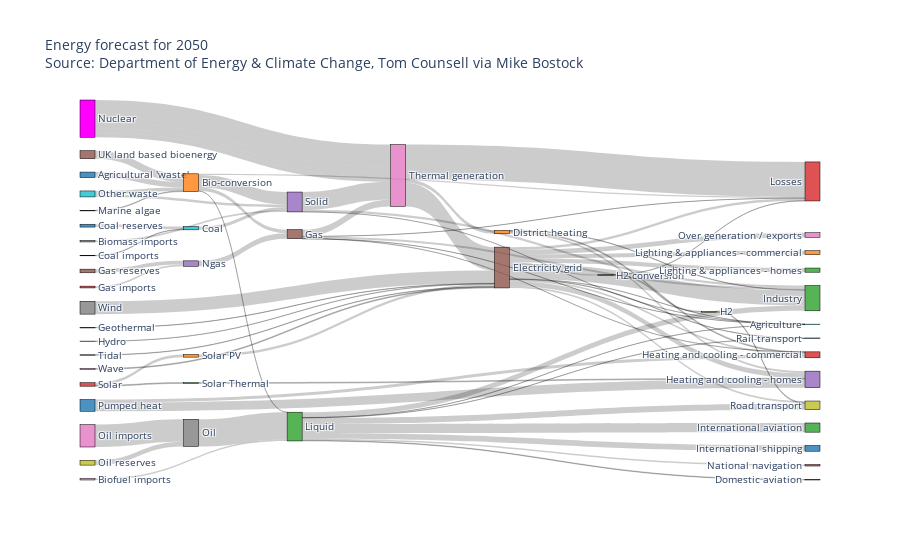

Notebook source saved alongside this figure:
### Markdown cell above
<h3 id="More-complex-Sankey-diagram">More complex Sankey diagram<a class="anchor-link" href="#More-complex-Sankey-diagram">¶</a></h3>

### Code cell
import urllib, json

url = 'https://raw.githubusercontent.com/plotly/plotly.js/master/test/image/mocks/sankey_energy.json'
response = urllib.request.urlopen(url)
data = json.loads(response.read().decode('utf-8'))
fig = go.Figure(data=[go.Sankey(
    valueformat = ".0f",
    valuesuffix = "TWh",
    # Define nodes
    node = dict(
      pad = 15,
      thickness = 15,
      line = dict(color = "black", width = 0.5),
      label =  data['data'][0]['node']['label'],
      color =  data['data'][0]['node']['color']
    ),
    # Add links
    link = dict(
      source =  data['data'][0]['link']['source'],
      target =  data['data'][0]['link']['target'],
      value =  data['data'][0]['link']['value'],
      label =  data['data'][0]['link']['label']
  ))])

fig.update_layout(title_text="Energy forecast for 2050<br>Source: Department of Energy & Climate Change, Tom Counsell via <a href='https://bost.ocks.org/mike/sankey/'>Mike Bostock</a>",
                  font_size=10)
fig.show()

### Figure 1 — Plotly figure (JSON) as saved in the notebook; plotly's stock layout.template omitted (floating-point values rounded to 4 significant figures)
{"data": [{"link": {"label": ["stream 1", "", "", "", "stream 1", "", "", "", "", "", "", "", "", "", "", "", "", "", "", "", "", "", "", "", "", "", "", "", "", "", "stream 1", "", "", "", "", "", "", "", "", "", "", "", "", "", "", "", "Old generation plant (made-up)", "New generation plant (made-up)", "", "", "", "", "", "", "", "", "", "", "", "", "", "", "", "", "", "", "", "", "", "", ""], "source": [0, 1, 1, 1, 1, 6, 7, 8, 10, 9, 11, 11, 11, 15, 15, 15, 15, 15, 15, 15, 15, 15, 15, 15, 23, 25, 5, 5, 5, 5, 5, 27, 17, 17, 28, 29, 2, 2, 2, 2, 2, 2, 2, 2, 34, 24, 35, 35, 36, 38, 37, 39, 39, 40, 40, 41, 42, 43, 43, 4, 4, 4, 26, 26, 26, 44, 45, 46, 47, 35, 35], "target": [1, 2, 3, 4, 5, 2, 4, 9, 9, 4, 12, 13, 14, 16, 14, 17, 12, 18, 19, 13, 3, 20, 21, 22, 24, 24, 13, 3, 26, 19, 12, 15, 28, 3, 18, 15, 12, 30, 18, 31, 32, 19, 33, 20, 1, 5, 26, 26, 37, 37, 2, 4, 1, 14, 13, 15, 14, 42, 41, 19, 26, 12, 15, 3, 11, 15, 1, 15, 15, 26, 26], "value": [124.7, 0.597, 26.86, 280.3, 81.14, 35, 35, 11.61, 63.97, 75.57, 10.64, 22.5, 46.18, 104.5, 113.7, 27.14, 342.2, 37.8, 4.412, 40.86, 56.69, 7.863, 90.01, 93.49, 40.72, 82.23, 0.129, 1.401, 151.9, 2.096, 48.58, 7.013, 20.9, 6.242, 20.9, 6.995, 121.1, 128.7, 135.8, 14.46, 206.3, 3.64, 33.22, 4.413, 14.38, 123.0, 500, 140.0, 504.3, 107.7, 612.0, 56.59, 77.81, 193.0, 70.67, 59.9, 19.26, 19.26, 59.9, 0.882, 400.1, 46.48, 525.5, 787.1, 79.33, 9.452, 182.0, 19.01, 289.4, 100, 100]}, "node": {"color": ["rgba(31, 119, 180, 0.8)", "rgba(255, 127, 14, 0.8)", "rgba(44, 160, 44, 0.8)", "rgba(214, 39, 40, 0.8)", "rgba(148, 103, 189, 0.8)", "rgba(140, 86, 75, 0.8)", "rgba(227, 119, 194, 0.8)", "rgba(127, 127, 127, 0.8)", "rgba(188, 189, 34, 0.8)", "rgba(23, 190, 207, 0.8)", "rgba(31, 119, 180, 0.8)", "rgba(255, 127, 14, 0.8)", "rgba(44, 160, 44, 0.8)", "rgba(214, 39, 40, 0.8)", "rgba(148, 103, 189, 0.8)", "rgba(140, 86, 75, 0.8)", "rgba(227, 119, 194, 0.8)", "rgba(127, 127, 127, 0.8)", "rgba(188, 189, 34, 0.8)", "rgba(23, 190, 207, 0.8)", "rgba(31, 119, 180, 0.8)", "rgba(255, 127, 14, 0.8)", "rgba(44, 160, 44, 0.8)", "rgba(214, 39, 40, 0.8)", "rgba(148, 103, 189, 0.8)", "rgba(140, 86, 75, 0.8)", "rgba(227, 119, 194, 0.8)", "rgba(127, 127, 127, 0.8)", "rgba(188, 189, 34, 0.8)", "rgba(23, 190, 207, 0.8)", "rgba(31, 119, 180, 0.8)", "rgba(255, 127, 14, 0.8)", "rgba(44, 160, 44, 0.8)", "rgba(214, 39, 40, 0.8)", "rgba(148, 103, 189, 0.8)", "magenta", "rgba(227, 119, 194, 0.8)", "rgba(127, 127, 127, 0.8)", "rgba(188, 189, 34, 0.8)", "rgba(23, 190, 207, 0.8)", "rgba(31, 119, 180, 0.8)", "rgba(255, 127, 14, 0.8)", "rgba(44, 160, 44, 0.8)", "rgba(214, 39, 40, 0.8)", "rgba(148, 103, 189, 0.8)", "rgba(140, 86, 75, 0.8)", "rgba(227, 119, 194, 0.8)", "rgba(127, 127, 127, 0.8)"], "label": ["Agricultural 'waste'", "Bio-conversion", "Liquid", "Losses", "Solid", "Gas", "Biofuel imports", "Biomass imports", "Coal imports", "Coal", "Coal reserves", "District heating", "Industry", "Heating and cooling - commercial", "Heating and cooling - homes", "Electricity grid", "Over generation / exports", "H2 conversion", "Road transport", "Agriculture", "Rail transport", "Lighting & appliances - commercial", "Lighting & appliances - homes", "Gas imports", "Ngas", "Gas reserves", "Thermal generation", "Geothermal", "H2", "Hydro", "International shipping", "Domestic aviation", "International aviation", "National navigation", "Marine algae", "Nuclear", "Oil imports", "Oil", "Oil reserves", "Other waste", "Pumped heat", "Solar PV", "Solar Thermal", "Solar", "Tidal", "UK land based bioenergy", "Wave", "Wind"], "line": {"color": "black", "width": 0.5}, "pad": 15, "thickness": 15}, "type": "sankey", "valueformat": ".0f", "valuesuffix": "TWh"}], "layout": {"font": {"size": 10}, "title": {"text": "Energy forecast for 2050<br>Source: Department of Energy & Climate Change, Tom Counsell via <a href='https://bost.ocks.org/mike/sankey/'>Mike Bostock</a>"}}}
